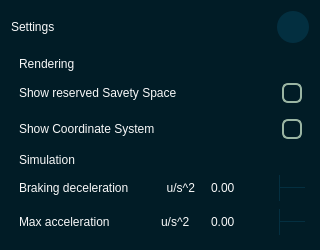
<?xml version="1.0" encoding="UTF-8"?>
<ui version="4.0">
 <class>Dialog</class>
 <widget class="QDialog" name="Dialog">
  <property name="geometry">
   <rect>
    <x>0</x>
    <y>0</y>
    <width>320</width>
    <height>249</height>
   </rect>
  </property>
  <property name="sizePolicy">
   <sizepolicy hsizetype="Preferred" vsizetype="Preferred">
    <horstretch>0</horstretch>
    <verstretch>0</verstretch>
   </sizepolicy>
  </property>
  <property name="minimumSize">
   <size>
    <width>320</width>
    <height>0</height>
   </size>
  </property>
  <property name="maximumSize">
   <size>
    <width>320</width>
    <height>9999</height>
   </size>
  </property>
  <property name="windowTitle">
   <string>Settings</string>
  </property>
  <property name="autoFillBackground">
   <bool>false</bool>
  </property>
  <property name="styleSheet">
   <string notr="true">QDialog {
    background-color: #011C26; 
}

QWidget {	
	font: 13pt &quot;Helvetica&quot;;
    color: #F9F9F9;
}

QLabel[class=label] {	
	font: 10pt;
    color: #F9F9F9;
}

QWidget[class=container] {	
    background: #042F40;
	border-radius: 10px
}

QLabel[class=hint] {
	color: #799582;
}

QLabel[class=title] {
	font: 700 24pt;
}

QLineEdit{
	background-color: #011C26;
	border: none;
	border-radius: 6px;
	
}

/* --- Main Box --- */
QComboBox {
    background-color: #011C26;
    border: none;
    border-radius: 6px;
    padding: 5px 10px;
    color: #F9F9F9;
    /* This helps selection color in some styles */
    selection-background-color: #011C26; 
}

/* --- The Dropdown Frame --- */
/* We target QListView specifically to override Mac defaults */
QComboBox QListView {
    background-color: #011C26;
    border: 1px solid #042F40; /* Your custom border */
    outline: 0px; /* Removes the dotted/blue focus line */
    padding: 0px;
}



/* --- The Arrow Button Area --- */
QComboBox::drop-down {
    subcontrol-origin: padding;
    subcontrol-position: top right;
    width: 24px;
    border-left: 1px solid #042F40; /* Optional: adds a separator */
    border-top-right-radius: 6px;
    border-bottom-right-radius: 6px;
}

QComboBox::down-arrow {
    image: url(:/icons/icons/down.svg);
    width: 10px;
    height: 10px;
}

/* --- Main Spinbox Styling (Applies to both) --- */
QSpinBox, QDoubleSpinBox {
    background-color: #011C26;
    border: none;
    border-radius: 6px;
    color: #F9F9F9;
    padding: 5px 10px;
    padding-right: 15px; 
}

/* --- The Button Container Areas --- */
QSpinBox::up-button, QDoubleSpinBox::up-button {
    subcontrol-origin: border;
    subcontrol-position: top right;
    width: 25px;
    
    border-left: 1px solid #042F40;
    border-top-right-radius: 6px;
    border-bottom: 1px solid #042F40;
    
    background-color: #011C26;
}

QSpinBox::down-button, QDoubleSpinBox::down-button {
    subcontrol-origin: border;
    subcontrol-position: bottom right;
    width: 25px;
    
    border-left: 1px solid #042F40;
    border-bottom-right-radius: 6px;
    
    background-color: #011C26;
}

/* --- Hover Effects --- */
QSpinBox::up-button:hover, QDoubleSpinBox::up-button:hover,
QSpinBox::down-button:hover, QDoubleSpinBox::down-button:hover, QComboBox::drop-down:hover {
    background-color: #042F40;
}

/* --- The Arrow Icons --- */
/* (Assuming you are using the CSS Arrow hack from before. 
   If using images, replace these with your image: url(...) code) */

QSpinBox::up-arrow, QDoubleSpinBox::up-arrow {
    image: url(:/icons/icons/up.svg); /* You need to create this file */
    width: 10px;
    height: 10px;
}

QSpinBox::down-arrow, QDoubleSpinBox::down-arrow {
    image: url(:/icons/icons/down.svg); /* You need to create this file */
    width: 10px;
    height: 10px;
}

QToolButton {
    background-color: #032F40; 
    border-radius: 16px;       
    border: none;
    text-align: center;
}

QToolButton:hover {
    background-color: #314250; 
}

QToolButton:pressed {
    background-color: #032F40;
}

QPushButton {
	color: #011C26;
	border-radius: 16px
}

QPushButton#b_save {
	background-color: #799582
}

QPushButton#b_delete {
	background-color: #D97855
}

/* 1. Base setup for the checkbox text and spacing */
QCheckBox {
    spacing: 12px;
    color: #ffffff; /* Text color */
}

/* 2. Define the size and shape of the box (The Indicator) */
QCheckBox::indicator {
    width: 16px;
    height: 16px;
    border-radius: 6px;  /* This creates the &quot;squircle&quot; roundness */
    border: 2px solid #9ab5a3; /* The Sage Green border */
}

/* 3. The Unchecked State (Empty with outline) */
QCheckBox::indicator:unchecked {
    background-color: transparent; 
}

/* Optional: Slight hover effect for unchecked */
QCheckBox::indicator:unchecked:hover {
    background-color: rgba(154, 181, 163, 0.2); 
}

/* 4. The Checked State (Filled Green) */
QCheckBox::indicator:checked {
    background-color: #9ab5a3;
    border: 2px solid #9ab5a3;
    
    /* CRITICAL: You must replace this path with your own icon! 
       Since we painted over the native box, we have to put the checkmark back manually. */
    image: url(:/icons/icons/Checkmark.svg); 
}</string>
  </property>
  <layout class="QVBoxLayout" name="verticalLayout_3">
   <item>
    <layout class="QHBoxLayout" name="Title">
     <property name="spacing">
      <number>0</number>
     </property>
     <property name="leftMargin">
      <number>0</number>
     </property>
     <property name="topMargin">
      <number>0</number>
     </property>
     <property name="bottomMargin">
      <number>8</number>
     </property>
     <item>
      <widget class="QLabel" name="label">
       <property name="sizePolicy">
        <sizepolicy hsizetype="Minimum" vsizetype="Minimum">
         <horstretch>0</horstretch>
         <verstretch>0</verstretch>
        </sizepolicy>
       </property>
       <property name="text">
        <string>Settings</string>
       </property>
       <property name="scaledContents">
        <bool>false</bool>
       </property>
       <property name="wordWrap">
        <bool>false</bool>
       </property>
       <property name="class" stdset="0">
        <string>title</string>
       </property>
      </widget>
     </item>
     <item>
      <widget class="QToolButton" name="b_close">
       <property name="minimumSize">
        <size>
         <width>32</width>
         <height>32</height>
        </size>
       </property>
       <property name="maximumSize">
        <size>
         <width>32</width>
         <height>32</height>
        </size>
       </property>
       <property name="text">
        <string/>
       </property>
       <property name="icon">
        <iconset resource="resources.qrc">
         <normaloff>:/icons/icons/Close.svg</normaloff>:/icons/icons/Close.svg</iconset>
       </property>
      </widget>
     </item>
    </layout>
   </item>
   <item>
    <widget class="QWidget" name="widget" native="true">
     <layout class="QVBoxLayout" name="General">
      <property name="spacing">
       <number>0</number>
      </property>
      <property name="sizeConstraint">
       <enum>QLayout::SizeConstraint::SetDefaultConstraint</enum>
      </property>
      <property name="leftMargin">
       <number>0</number>
      </property>
      <property name="topMargin">
       <number>0</number>
      </property>
      <property name="rightMargin">
       <number>0</number>
      </property>
      <property name="bottomMargin">
       <number>0</number>
      </property>
      <item alignment="Qt::AlignmentFlag::AlignLeft">
       <widget class="QWidget" name="widget_3" native="true">
        <layout class="QHBoxLayout" name="horizontalLayout">
         <property name="leftMargin">
          <number>8</number>
         </property>
         <property name="topMargin">
          <number>0</number>
         </property>
         <property name="rightMargin">
          <number>0</number>
         </property>
         <property name="bottomMargin">
          <number>4</number>
         </property>
         <item>
          <widget class="QLabel" name="label_2">
           <property name="text">
            <string>Rendering</string>
           </property>
           <property name="margin">
            <number>0</number>
           </property>
           <property name="class" stdset="0">
            <string>label</string>
           </property>
          </widget>
         </item>
        </layout>
       </widget>
      </item>
      <item>
       <widget class="QWidget" name="widget" native="true">
        <property name="class" stdset="0">
         <string>container</string>
        </property>
        <layout class="QGridLayout" name="gridLayout">
         <property name="leftMargin">
          <number>8</number>
         </property>
         <property name="topMargin">
          <number>8</number>
         </property>
         <property name="rightMargin">
          <number>7</number>
         </property>
         <property name="bottomMargin">
          <number>8</number>
         </property>
         <property name="horizontalSpacing">
          <number>8</number>
         </property>
         <property name="verticalSpacing">
          <number>16</number>
         </property>
         <item row="1" column="2">
          <widget class="QCheckBox" name="c_coordinate_system">
           <property name="layoutDirection">
            <enum>Qt::LayoutDirection::RightToLeft</enum>
           </property>
           <property name="text">
            <string notr="true"/>
           </property>
           <property name="checked">
            <bool>true</bool>
           </property>
           <property name="autoRepeat">
            <bool>false</bool>
           </property>
           <property name="tristate">
            <bool>false</bool>
           </property>
          </widget>
         </item>
         <item row="1" column="0">
          <widget class="QLabel" name="label_6">
           <property name="minimumSize">
            <size>
             <width>75</width>
             <height>0</height>
            </size>
           </property>
           <property name="text">
            <string>Show Coordinate System</string>
           </property>
          </widget>
         </item>
         <item row="0" column="0">
          <widget class="QLabel" name="label_5">
           <property name="minimumSize">
            <size>
             <width>75</width>
             <height>0</height>
            </size>
           </property>
           <property name="text">
            <string>Show reserved Savety Space</string>
           </property>
           <property name="alignment">
            <set>Qt::AlignmentFlag::AlignLeading|Qt::AlignmentFlag::AlignLeft|Qt::AlignmentFlag::AlignVCenter</set>
           </property>
          </widget>
         </item>
         <item row="0" column="2">
          <widget class="QCheckBox" name="c_savty_space">
           <property name="layoutDirection">
            <enum>Qt::LayoutDirection::RightToLeft</enum>
           </property>
           <property name="text">
            <string/>
           </property>
          </widget>
         </item>
         <item row="0" column="1">
          <spacer name="horizontalSpacer">
           <property name="orientation">
            <enum>Qt::Orientation::Horizontal</enum>
           </property>
           <property name="sizeHint" stdset="0">
            <size>
             <width>40</width>
             <height>0</height>
            </size>
           </property>
          </spacer>
         </item>
        </layout>
       </widget>
      </item>
     </layout>
    </widget>
   </item>
   <item>
    <widget class="QWidget" name="widget" native="true">
     <layout class="QVBoxLayout" name="Lanes">
      <property name="spacing">
       <number>0</number>
      </property>
      <property name="sizeConstraint">
       <enum>QLayout::SizeConstraint::SetDefaultConstraint</enum>
      </property>
      <property name="leftMargin">
       <number>0</number>
      </property>
      <property name="topMargin">
       <number>0</number>
      </property>
      <property name="rightMargin">
       <number>0</number>
      </property>
      <property name="bottomMargin">
       <number>0</number>
      </property>
      <item>
       <widget class="QWidget" name="widget" native="true">
        <property name="sizePolicy">
         <sizepolicy hsizetype="Minimum" vsizetype="Minimum">
          <horstretch>0</horstretch>
          <verstretch>0</verstretch>
         </sizepolicy>
        </property>
        <layout class="QHBoxLayout" name="horizontalLayout_2">
         <property name="spacing">
          <number>8</number>
         </property>
         <property name="leftMargin">
          <number>8</number>
         </property>
         <property name="topMargin">
          <number>0</number>
         </property>
         <property name="rightMargin">
          <number>4</number>
         </property>
         <property name="bottomMargin">
          <number>4</number>
         </property>
         <item>
          <widget class="QLabel" name="label_3">
           <property name="sizePolicy">
            <sizepolicy hsizetype="Minimum" vsizetype="Preferred">
             <horstretch>0</horstretch>
             <verstretch>0</verstretch>
            </sizepolicy>
           </property>
           <property name="text">
            <string>Simulation</string>
           </property>
           <property name="class" stdset="0">
            <string>label</string>
           </property>
          </widget>
         </item>
        </layout>
       </widget>
      </item>
      <item>
       <widget class="QWidget" name="widget_2" native="true">
        <property name="minimumSize">
         <size>
          <width>75</width>
          <height>0</height>
         </size>
        </property>
        <property name="class" stdset="0">
         <string>container</string>
        </property>
        <layout class="QGridLayout" name="gridLayout_2" columnstretch="4,1,3">
         <property name="leftMargin">
          <number>8</number>
         </property>
         <property name="topMargin">
          <number>4</number>
         </property>
         <property name="rightMargin">
          <number>4</number>
         </property>
         <property name="bottomMargin">
          <number>4</number>
         </property>
         <property name="horizontalSpacing">
          <number>4</number>
         </property>
         <property name="verticalSpacing">
          <number>8</number>
         </property>
         <item row="1" column="2">
          <widget class="QDoubleSpinBox" name="s_braking">
           <property name="maximum">
            <double>10000.000000000000000</double>
           </property>
          </widget>
         </item>
         <item row="1" column="0">
          <widget class="QLabel" name="label_11">
           <property name="minimumSize">
            <size>
             <width>75</width>
             <height>0</height>
            </size>
           </property>
           <property name="text">
            <string>Braking deceleration</string>
           </property>
          </widget>
         </item>
         <item row="1" column="1">
          <widget class="QLabel" name="label_4">
           <property name="text">
            <string>u/s^2</string>
           </property>
           <property name="alignment">
            <set>Qt::AlignmentFlag::AlignRight|Qt::AlignmentFlag::AlignTrailing|Qt::AlignmentFlag::AlignVCenter</set>
           </property>
           <property name="class" stdset="0">
            <string>hint</string>
           </property>
          </widget>
         </item>
         <item row="2" column="0">
          <widget class="QLabel" name="label_7">
           <property name="text">
            <string>Max acceleration</string>
           </property>
          </widget>
         </item>
         <item row="2" column="1">
          <widget class="QLabel" name="label_8">
           <property name="text">
            <string>u/s^2</string>
           </property>
           <property name="class" stdset="0">
            <string>hint</string>
           </property>
          </widget>
         </item>
         <item row="2" column="2">
          <widget class="QDoubleSpinBox" name="s_accerleration">
           <property name="maximum">
            <double>10000.000000000000000</double>
           </property>
          </widget>
         </item>
        </layout>
       </widget>
      </item>
     </layout>
    </widget>
   </item>
   <item>
    <spacer name="verticalSpacer">
     <property name="orientation">
      <enum>Qt::Orientation::Vertical</enum>
     </property>
     <property name="sizeHint" stdset="0">
      <size>
       <width>20</width>
       <height>40</height>
      </size>
     </property>
    </spacer>
   </item>
  </layout>
 </widget>
 <resources>
  <include location="resources.qrc"/>
 </resources>
 <connections>
  <connection>
   <sender>b_close</sender>
   <signal>clicked()</signal>
   <receiver>Dialog</receiver>
   <slot>reject()</slot>
   <hints>
    <hint type="sourcelabel">
     <x>304</x>
     <y>28</y>
    </hint>
    <hint type="destinationlabel">
     <x>376</x>
     <y>28</y>
    </hint>
   </hints>
  </connection>
 </connections>
</ui>
